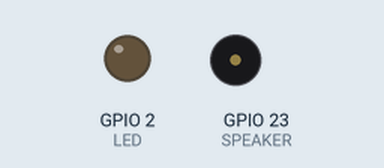
Bench run of a sketch on a simulated ESP32. Parts: output pins drawn as LEDs (lit = HIGH), buzzer (waves = sounding, pin HIGH). WiFi joins after 1.5 s; servers stay silent unless stated; what the sketch prints to the serial monitor is not drawn.

Above: at 0.0 s.
At 2.31 s:
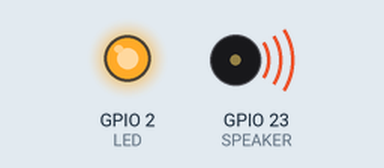
Timing chart, 0 to 4.1 s (numbered marks = the images above):
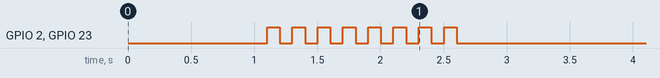

The sketch:

conecting.ino
```cpp
#include <WiFi.h>

#define LED 2
#define SPEAKER 23
#define CONNECTION_TIMEOUT 10

const char* ssid = "The_one_to_rule_them_all";
const char* password = "abcde1234";

void setup(){
    pinMode(LED,OUTPUT);
    pinMode(SPEAKER, OUTPUT);

    Serial.begin(115200);
    delay(1000);

    WiFi.mode(WIFI_STA); //Optional
    WiFi.begin(ssid, password);
    Serial.println("\nConnecting");
    int timeout_counter = 0;

    while(WiFi.status() != WL_CONNECTED){
        Serial.print(". | ");
        delay(100);
        digitalWrite(LED,HIGH);
        digitalWrite(SPEAKER, HIGH);
        delay(100);
        digitalWrite(LED,LOW);
        digitalWrite(SPEAKER, LOW);
        timeout_counter++;
        if(timeout_counter >= CONNECTION_TIMEOUT*5){
          ESP.restart();
        }
    }
    Serial.println("\nConnected to the WiFi network");
    Serial.print("Local ESP32 IP: ");
    Serial.println(WiFi.localIP());
}

void loop(){
  if(WiFi.RSSI() <= -75){
    digitalWrite(LED,HIGH);
    digitalWrite(SPEAKER, HIGH);
    delay(100);
    digitalWrite(LED,LOW);
    digitalWrite(SPEAKER, LOW);
    delay(100);
  }
  else if(WiFi.RSSI() <= -65 && WiFi.RSSI() > -75 ){
    digitalWrite(LED,HIGH);
    digitalWrite(SPEAKER, HIGH);
    delay(500);
    digitalWrite(LED,LOW);
    digitalWrite(SPEAKER, LOW);
    delay(500);
  }
  else if(WiFi.RSSI() > -65 ){
    digitalWrite(LED,LOW);
    digitalWrite(SPEAKER, LOW);
  }
 delay(100);
}
```
